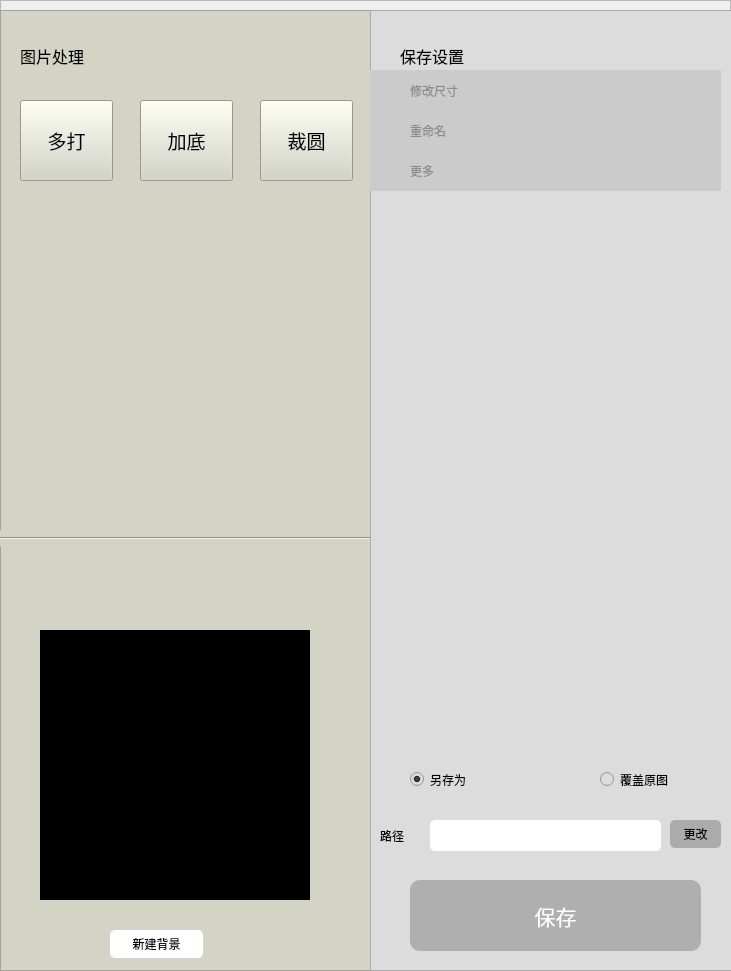
     <widget class="QFrame" name="frame_3">
      <property name="geometry">
       <rect>
        <x>631</x>
        <y>-8</y>
        <width>731</width>
        <height>971</height>
       </rect>
      </property>
      <property name="minimumSize">
       <size>
        <width>0</width>
        <height>0</height>
       </size>
      </property>
      <property name="frameShape">
       <enum>QFrame::StyledPanel</enum>
      </property>
      <property name="frameShadow">
       <enum>QFrame::Raised</enum>
      </property>
      <widget class="QFrame" name="images_deal_frame">
       <property name="geometry">
        <rect>
         <x>0</x>
         <y>10</y>
         <width>371</width>
         <height>961</height>
        </rect>
       </property>
       <property name="minimumSize">
        <size>
         <width>0</width>
         <height>921</height>
        </size>
       </property>
       <property name="styleSheet">
        <string notr="true">background-color: rgb(211, 212, 198);</string>
       </property>
       <property name="frameShape">
        <enum>QFrame::StyledPanel</enum>
       </property>
       <property name="frameShadow">
        <enum>QFrame::Raised</enum>
       </property>
       <widget class="QLabel" name="image_deal_label">
        <property name="geometry">
         <rect>
          <x>20</x>
          <y>30</y>
          <width>91</width>
          <height>31</height>
         </rect>
        </property>
        <property name="font">
         <font>
          <family>黑体</family>
          <pointsize>12</pointsize>
         </font>
        </property>
        <property name="text">
         <string>图片处理</string>
        </property>
       </widget>
       <widget class="QPushButton" name="find_same_button">
        <property name="geometry">
         <rect>
          <x>20</x>
          <y>90</y>
          <width>93</width>
          <height>81</height>
         </rect>
        </property>
        <property name="font">
         <font>
          <pointsize>14</pointsize>
         </font>
        </property>
        <property name="cursor">
         <cursorShape>PointingHandCursor</cursorShape>
        </property>
        <property name="styleSheet">
         <string notr="true">QPushButton {color: rgb(0, 85, 255);
	background-color: rgb(201, 227, 248);
border: 1px solid rgb(0, 85, 255);
border-style: solid;
border-radius:10px;}
QPushButton:hover (border-color: black;)</string>
        </property>
        <property name="text">
         <string>多打</string>
        </property>
       </widget>
       <widget class="QPushButton" name="add_target_button">
        <property name="geometry">
         <rect>
          <x>140</x>
          <y>90</y>
          <width>93</width>
          <height>81</height>
         </rect>
        </property>
        <property name="font">
         <font>
          <pointsize>14</pointsize>
         </font>
        </property>
        <property name="cursor">
         <cursorShape>PointingHandCursor</cursorShape>
        </property>
        <property name="styleSheet">
         <string notr="true">QPushButton {color: rgb(0, 85, 255);
	background-color: rgb(201, 227, 248);
border: 1px solid rgb(0, 85, 255);
border-style: solid;
border-radius:10px;}
QPushButton:hover (border-color: black;)</string>
        </property>
        <property name="text">
         <string>加底</string>
        </property>
       </widget>
       <widget class="QPushButton" name="crop_circle_button">
        <property name="geometry">
         <rect>
          <x>260</x>
          <y>90</y>
          <width>93</width>
          <height>81</height>
         </rect>
        </property>
        <property name="font">
         <font>
          <pointsize>14</pointsize>
         </font>
        </property>
        <property name="cursor">
         <cursorShape>PointingHandCursor</cursorShape>
        </property>
        <property name="styleSheet">
         <string notr="true">QPushButton {color: rgb(0, 85, 255);
	background-color: rgb(201, 227, 248);
border: 1px solid rgb(0, 85, 255);
border-style: solid;
border-radius:10px;}
QPushButton:hover (border-color: black;)</string>
        </property>
        <property name="text">
         <string>裁圆</string>
        </property>
       </widget>
       <widget class="QPushButton" name="add_target_selectcolor_button">
        <property name="geometry">
         <rect>
          <x>110</x>
          <y>920</y>
          <width>93</width>
          <height>28</height>
         </rect>
        </property>
        <property name="cursor">
         <cursorShape>PointingHandCursor</cursorShape>
        </property>
        <property name="styleSheet">
         <string notr="true">background-color: rgb(255, 255, 255);
border-radius:5px;
border-top-left-radius:5px;
border-top-right-radius:5px;
border-bottom-left-radius:5px;
border-bottom-right-radius:5px;</string>
        </property>
        <property name="text">
         <string>新建背景</string>
        </property>
       </widget>
       <widget class="QWidget" name="bg_image_widget" native="true">
        <property name="geometry">
         <rect>
          <x>40</x>
          <y>620</y>
          <width>270</width>
          <height>270</height>
         </rect>
        </property>
        <property name="styleSheet">
         <string notr="true">background-color: rgb(0, 0, 0);</string>
        </property>
       </widget>
       <widget class="Line" name="line_4">
        <property name="geometry">
         <rect>
          <x>0</x>
          <y>520</y>
          <width>371</width>
          <height>16</height>
         </rect>
        </property>
        <property name="orientation">
         <enum>Qt::Horizontal</enum>
        </property>
       </widget>
      </widget>
      <widget class="QFrame" name="images_svae_frame">
       <property name="geometry">
        <rect>
         <x>370</x>
         <y>10</y>
         <width>371</width>
         <height>961</height>
        </rect>
       </property>
       <property name="styleSheet">
        <string notr="true">background-color: rgb(220, 220, 220);</string>
       </property>
       <property name="frameShape">
        <enum>QFrame::StyledPanel</enum>
       </property>
       <property name="frameShadow">
        <enum>QFrame::Raised</enum>
       </property>
       <widget class="QLabel" name="save_setting_label">
        <property name="geometry">
         <rect>
          <x>30</x>
          <y>30</y>
          <width>91</width>
          <height>31</height>
         </rect>
        </property>
        <property name="font">
         <font>
          <family>黑体</family>
          <pointsize>12</pointsize>
         </font>
        </property>
        <property name="text">
         <string>保存设置</string>
        </property>
       </widget>
       <widget class="QRadioButton" name="save_as_rbutton">
        <property name="geometry">
         <rect>
          <x>40</x>
          <y>760</y>
          <width>81</width>
          <height>19</height>
         </rect>
        </property>
        <property name="text">
         <string>另存为</string>
        </property>
        <property name="checked">
         <bool>true</bool>
        </property>
       </widget>
       <widget class="QRadioButton" name="recover_rbutton">
        <property name="geometry">
         <rect>
          <x>230</x>
          <y>760</y>
          <width>115</width>
          <height>19</height>
         </rect>
        </property>
        <property name="text">
         <string>覆盖原图</string>
        </property>
       </widget>
       <widget class="QLineEdit" name="save_dir_ledit">
        <property name="geometry">
         <rect>
          <x>60</x>
          <y>810</y>
          <width>231</width>
          <height>31</height>
         </rect>
        </property>
        <property name="styleSheet">
         <string notr="true">background-color: rgb(255, 255, 255);
border-radius:5px;</string>
        </property>
       </widget>
       <widget class="QPushButton" name="set_dir_button">
        <property name="geometry">
         <rect>
          <x>300</x>
          <y>810</y>
          <width>51</width>
          <height>28</height>
         </rect>
        </property>
        <property name="cursor">
         <cursorShape>PointingHandCursor</cursorShape>
        </property>
        <property name="styleSheet">
         <string notr="true">border-radius:5px;
background-color: rgb(171, 171, 171);</string>
        </property>
        <property name="text">
         <string>更改</string>
        </property>
       </widget>
       <widget class="QLabel" name="label_17">
        <property name="geometry">
         <rect>
          <x>10</x>
          <y>810</y>
          <width>41</width>
          <height>31</height>
         </rect>
        </property>
        <property name="text">
         <string>路径</string>
        </property>
       </widget>
       <widget class="QPushButton" name="save_button">
        <property name="geometry">
         <rect>
          <x>40</x>
          <y>870</y>
          <width>291</width>
          <height>71</height>
         </rect>
        </property>
        <property name="font">
         <font>
          <pointsize>16</pointsize>
         </font>
        </property>
        <property name="cursor">
         <cursorShape>PointingHandCursor</cursorShape>
        </property>
        <property name="styleSheet">
         <string notr="true">background-color: rgb(175, 175, 175);
color: rgb(255, 255, 255);
border-radius:10px;</string>
        </property>
        <property name="text">
         <string>保存</string>
        </property>
       </widget>
       <widget class="QWidget" name="change_size_click_widget" native="true">
        <property name="geometry">
         <rect>
          <x>0</x>
          <y>60</y>
          <width>351</width>
          <height>41</height>
         </rect>
        </property>
        <property name="styleSheet">
         <string notr="true">background-color: rgb(203, 203, 203);</string>
        </property>
        <widget class="QLabel" name="label_22">
         <property name="geometry">
          <rect>
           <x>10</x>
           <y>10</y>
           <width>20</width>
           <height>20</height>
          </rect>
         </property>
         <property name="styleSheet">
          <string notr="true">image: url(:/pic/images/change_size.png);</string>
         </property>
         <property name="text">
          <string/>
         </property>
        </widget>
        <widget class="QLabel" name="label_23">
         <property name="geometry">
          <rect>
           <x>40</x>
           <y>0</y>
           <width>91</width>
           <height>41</height>
          </rect>
         </property>
         <property name="styleSheet">
          <string notr="true">color: rgb(140, 140, 140);
font: 9pt &quot;幼圆&quot;;</string>
         </property>
         <property name="text">
          <string>修改尺寸</string>
         </property>
        </widget>
        <widget class="QPushButton" name="change_size_button">
         <property name="geometry">
          <rect>
           <x>310</x>
           <y>10</y>
           <width>41</width>
           <height>28</height>
          </rect>
         </property>
         <property name="cursor">
          <cursorShape>PointingHandCursor</cursorShape>
         </property>
         <property name="styleSheet">
          <string notr="true">border-radius: ipx;</string>
         </property>
         <property name="text">
          <string/>
         </property>
         <property name="icon">
          <iconset resource="resources.qrc">
           <normaloff>:/pic/images/dropdown.png</normaloff>:/pic/images/dropdown.png</iconset>
         </property>
        </widget>
       </widget>
       <widget class="QWidget" name="rename_images_click_widget" native="true">
        <property name="geometry">
         <rect>
          <x>0</x>
          <y>100</y>
          <width>351</width>
          <height>41</height>
         </rect>
        </property>
        <property name="styleSheet">
         <string notr="true">background-color: rgb(203, 203, 203);</string>
        </property>
        <widget class="QLabel" name="label_24">
         <property name="geometry">
          <rect>
           <x>10</x>
           <y>10</y>
           <width>20</width>
           <height>20</height>
          </rect>
         </property>
         <property name="styleSheet">
          <string notr="true">image: url(:/pic/images/rename.png);</string>
         </property>
         <property name="text">
          <string/>
         </property>
        </widget>
        <widget class="QLabel" name="label_25">
         <property name="geometry">
          <rect>
           <x>40</x>
           <y>0</y>
           <width>91</width>
           <height>41</height>
          </rect>
         </property>
         <property name="styleSheet">
          <string notr="true">color: rgb(140, 140, 140);
font: 9pt &quot;幼圆&quot;;</string>
         </property>
         <property name="text">
          <string>重命名</string>
         </property>
        </widget>
        <widget class="QPushButton" name="rename_image_button">
         <property name="geometry">
          <rect>
           <x>310</x>
           <y>10</y>
           <width>41</width>
           <height>28</height>
          </rect>
         </property>
         <property name="cursor">
          <cursorShape>PointingHandCursor</cursorShape>
         </property>
         <property name="styleSheet">
          <string notr="true">border-radius: ipx;</string>
         </property>
         <property name="text">
          <string/>
         </property>
         <property name="icon">
          <iconset resource="resources.qrc">
           <normaloff>:/pic/images/dropdown.png</normaloff>:/pic/images/dropdown.png</iconset>
         </property>
        </widget>
       </widget>
       <widget class="QWidget" name="more_other_click_widget" native="true">
        <property name="geometry">
         <rect>
          <x>0</x>
          <y>140</y>
          <width>351</width>
          <height>41</height>
         </rect>
        </property>
        <property name="styleSheet">
         <string notr="true">background-color: rgb(203, 203, 203);</string>
        </property>
        <widget class="QLabel" name="label_26">
         <property name="geometry">
          <rect>
           <x>10</x>
           <y>10</y>
           <width>20</width>
           <height>20</height>
          </rect>
         </property>
         <property name="styleSheet">
          <string notr="true">image: url(:/pic/images/more.png);</string>
         </property>
         <property name="text">
          <string/>
         </property>
        </widget>
        <widget class="QLabel" name="label_27">
         <property name="geometry">
          <rect>
           <x>40</x>
           <y>0</y>
           <width>91</width>
           <height>41</height>
          </rect>
         </property>
         <property name="styleSheet">
          <string notr="true">color: rgb(140, 140, 140);
font: 9pt &quot;幼圆&quot;;</string>
         </property>
         <property name="text">
          <string>更多</string>
         </property>
        </widget>
        <widget class="QPushButton" name="more_func_button">
         <property name="geometry">
          <rect>
           <x>310</x>
           <y>10</y>
           <width>41</width>
           <height>28</height>
          </rect>
         </property>
         <property name="cursor">
          <cursorShape>PointingHandCursor</cursorShape>
         </property>
         <property name="styleSheet">
          <string notr="true">border-radius: ipx;</string>
         </property>
         <property name="text">
          <string/>
         </property>
         <property name="icon">
          <iconset resource="resources.qrc">
           <normaloff>:/pic/images/dropdown.png</normaloff>:/pic/images/dropdown.png</iconset>
         </property>
        </widget>
       </widget>
       <widget class="QWidget" name="change_size_widget" native="true">
        <property name="geometry">
         <rect>
          <x>0</x>
          <y>100</y>
          <width>351</width>
          <height>0</height>
         </rect>
        </property>
        <widget class="QRadioButton" name="change_size_false_rbutonn">
         <property name="geometry">
          <rect>
           <x>30</x>
           <y>20</y>
           <width>115</width>
           <height>19</height>
          </rect>
         </property>
         <property name="styleSheet">
          <string notr="true">color: rgb(124, 124, 124);</string>
         </property>
         <property name="text">
          <string>不修改尺寸</string>
         </property>
         <property name="checked">
          <bool>true</bool>
         </property>
        </widget>
        <widget class="QRadioButton" name="change_size_true_rbutonn">
         <property name="geometry">
          <rect>
           <x>190</x>
           <y>20</y>
           <width>115</width>
           <height>19</height>
          </rect>
         </property>
         <property name="styleSheet">
          <string notr="true">color: rgb(124, 124, 124);</string>
         </property>
         <property name="text">
          <string>修改尺寸</string>
         </property>
        </widget>
        <widget class="QLabel" name="label_28">
         <property name="geometry">
          <rect>
           <x>20</x>
           <y>60</y>
           <width>41</width>
           <height>16</height>
          </rect>
         </property>
         <property name="styleSheet">
          <string notr="true">color: rgb(94, 94, 94);</string>
         </property>
         <property name="text">
          <string>宽度</string>
         </property>
        </widget>
        <widget class="QLineEdit" name="change_width_ledit">
         <property name="geometry">
          <rect>
           <x>60</x>
           <y>50</y>
           <width>81</width>
           <height>31</height>
          </rect>
         </property>
         <property name="styleSheet">
          <string notr="true">background-color: rgba(255, 255, 255, 150);
border-radius:5px;</string>
         </property>
        </widget>
        <widget class="QLabel" name="label_29">
         <property name="geometry">
          <rect>
           <x>170</x>
           <y>60</y>
           <width>41</width>
           <height>16</height>
          </rect>
         </property>
         <property name="styleSheet">
          <string notr="true">color: rgb(121, 121, 121);</string>
         </property>
         <property name="text">
          <string>高度</string>
         </property>
        </widget>
        <widget class="QLineEdit" name="change_height_ledit">
         <property name="geometry">
          <rect>
           <x>220</x>
           <y>50</y>
           <width>91</width>
           <height>31</height>
          </rect>
         </property>
         <property name="styleSheet">
          <string notr="true">background-color: rgba(255, 255, 255, 150);
border-radius:5px;</string>
         </property>
        </widget>
        <widget class="QCheckBox" name="keep_rate_cbox">
         <property name="geometry">
          <rect>
           <x>20</x>
           <y>100</y>
           <width>151</width>
           <height>19</height>
          </rect>
         </property>
         <property name="styleSheet">
          <string notr="true">color: rgb(117, 117, 117);</string>
         </property>
         <property name="text">
          <string>保持原图比例</string>
         </property>
        </widget>
       </widget>
       <widget class="QWidget" name="rename_image_widget" native="true">
        <property name="geometry">
         <rect>
          <x>0</x>
          <y>140</y>
          <width>351</width>
          <height>0</height>
         </rect>
        </property>
        <widget class="QRadioButton" name="rename_image_false_rbutton">
         <property name="geometry">
          <rect>
           <x>30</x>
           <y>20</y>
           <width>115</width>
           <height>19</height>
          </rect>
         </property>
         <property name="styleSheet">
          <string notr="true">color: rgb(124, 124, 124);</string>
         </property>
         <property name="text">
          <string>不改变文件名</string>
         </property>
         <property name="checked">
          <bool>true</bool>
         </property>
        </widget>
        <widget class="QRadioButton" name="rename_image_true_rbutton">
         <property name="geometry">
          <rect>
           <x>190</x>
           <y>20</y>
           <width>115</width>
           <height>19</height>
          </rect>
         </property>
         <property name="styleSheet">
          <string notr="true">color: rgb(124, 124, 124);</string>
         </property>
         <property name="text">
          <string>重命名</string>
         </property>
        </widget>
        <widget class="QLabel" name="label_30">
         <property name="geometry">
          <rect>
           <x>40</x>
           <y>60</y>
           <width>41</width>
           <height>16</height>
          </rect>
         </property>
         <property name="styleSheet">
          <string notr="true">color: rgb(94, 94, 94);</string>
         </property>
         <property name="text">
          <string>前缀</string>
         </property>
        </widget>
        <widget class="QLineEdit" name="rename_first_ledit">
         <property name="geometry">
          <rect>
           <x>120</x>
           <y>50</y>
           <width>151</width>
           <height>31</height>
          </rect>
         </property>
         <property name="styleSheet">
          <string notr="true">background-color: rgba(255, 255, 255, 150);
border-radius:5px;</string>
         </property>
         <property name="placeholderText">
          <string>例如：mtxx</string>
         </property>
        </widget>
        <widget class="QLabel" name="label_31">
         <property name="geometry">
          <rect>
           <x>40</x>
           <y>110</y>
           <width>61</width>
           <height>16</height>
          </rect>
         </property>
         <property name="styleSheet">
          <string notr="true">color: rgb(121, 121, 121);</string>
         </property>
         <property name="text">
          <string>起始序号</string>
         </property>
        </widget>
        <widget class="QLineEdit" name="rename_order_num_ledit">
         <property name="geometry">
          <rect>
           <x>120</x>
           <y>100</y>
           <width>151</width>
           <height>31</height>
          </rect>
         </property>
         <property name="styleSheet">
          <string notr="true">background-color: rgba(255, 255, 255, 150);
border-radius:5px;</string>
         </property>
         <property name="placeholderText">
          <string>例如：01</string>
         </property>
        </widget>
        <widget class="QLabel" name="label_34">
         <property name="geometry">
          <rect>
           <x>80</x>
           <y>150</y>
           <width>41</width>
           <height>16</height>
          </rect>
         </property>
         <property name="styleSheet">
          <string notr="true">color: rgb(124, 124, 124);</string>
         </property>
         <property name="text">
          <string>示例：</string>
         </property>
        </widget>
        <widget class="QLabel" name="rename_display_example_label">
         <property name="geometry">
          <rect>
           <x>130</x>
           <y>150</y>
           <width>121</width>
           <height>16</height>
          </rect>
         </property>
         <property name="text">
          <string>mtxx01、mtxx02...</string>
         </property>
        </widget>
       </widget>
       <widget class="QWidget" name="more_other_func_widget" native="true">
        <property name="geometry">
         <rect>
          <x>0</x>
          <y>180</y>
          <width>351</width>
          <height>0</height>
         </rect>
        </property>
        <widget class="QLabel" name="label_32">
         <property name="geometry">
          <rect>
           <x>30</x>
           <y>20</y>
           <width>51</width>
           <height>31</height>
          </rect>
         </property>
         <property name="styleSheet">
          <string notr="true">color: rgb(121, 121, 121);</string>
         </property>
         <property name="text">
          <string>格式</string>
         </property>
        </widget>
        <widget class="QLabel" name="label_33">
         <property name="geometry">
          <rect>
           <x>30</x>
           <y>70</y>
           <width>41</width>
           <height>16</height>
          </rect>
         </property>
         <property name="styleSheet">
          <string notr="true">color: rgb(121, 121, 121);</string>
         </property>
         <property name="text">
          <string>画质</string>
         </property>
        </widget>
        <widget class="QSlider" name="more_change_quality_slider">
         <property name="geometry">
          <rect>
           <x>90</x>
           <y>70</y>
           <width>181</width>
           <height>21</height>
          </rect>
         </property>
         <property name="styleSheet">
          <string notr="true"/>
         </property>
         <property name="value">
          <number>90</number>
         </property>
         <property name="orientation">
          <enum>Qt::Horizontal</enum>
         </property>
         <property name="tickPosition">
          <enum>QSlider::NoTicks</enum>
         </property>
        </widget>
        <widget class="QComboBox" name="more_change_format_combox">
         <property name="geometry">
          <rect>
           <x>90</x>
           <y>20</y>
           <width>161</width>
           <height>31</height>
          </rect>
         </property>
         <property name="styleSheet">
          <string notr="true">background-color: rgba(255, 255, 255, 150);</string>
         </property>
         <item>
          <property name="text">
           <string>不改变格式</string>
          </property>
         </item>
         <item>
          <property name="text">
           <string>jpg</string>
          </property>
         </item>
         <item>
          <property name="text">
           <string>png</string>
          </property>
         </item>
        </widget>
        <widget class="QLabel" name="display_quality_num_label">
         <property name="geometry">
          <rect>
           <x>290</x>
           <y>70</y>
           <width>51</width>
           <height>16</height>
          </rect>
         </property>
         <property name="styleSheet">
          <string notr="true">color: rgb(122, 122, 122);</string>
         </property>
         <property name="text">
          <string>90%</string>
         </property>
        </widget>
       </widget>
      </widget>
     </widget>
